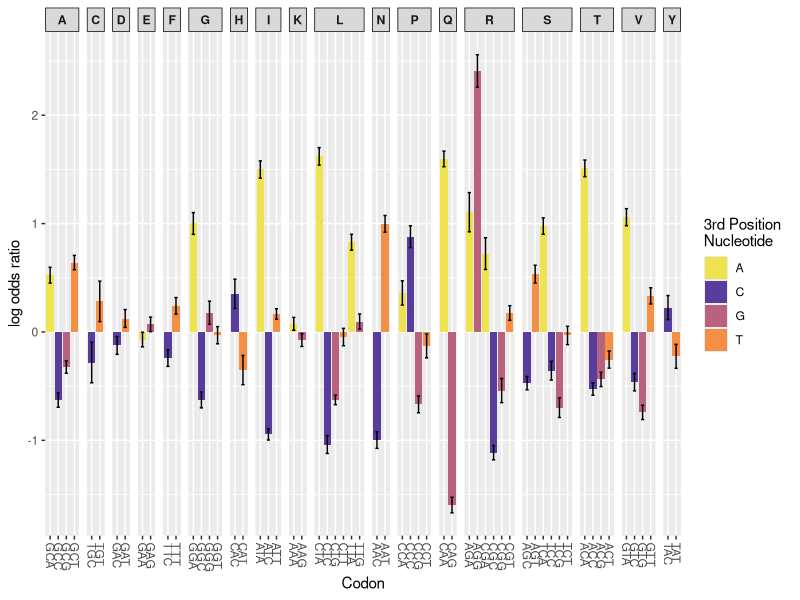

Generate this figure with R:

library(ggplot2)

#read in VedIO

data = read.csv("log_odds_results.csv", h = TRUE)

pdf("figure1.pdf", width = 10, height = 5)
fig1 = ggplot(data, aes(x = Codon, y = Log_Odds)) + 
	geom_col(aes(fill = Last_base)) +
	scale_fill_manual(values = c("#EFE350FF", "#593D9CFF", "#B8627DFF", "#F68F46FF")) + 
	geom_errorbar(aes(ymin = Log_Odds - Std_Error, ymax = Log_Odds + Std_Error, width = 0.4), colour = "black") + 
	facet_grid(~Amino_acid, scales = "free_x", space = "free_x") + 
	scale_x_discrete(guide = guide_axis(angle = -90)) + 
	labs(x = "Codon", y = "log odds ratio", fill = "3rd Position \nNucleotide") + 
	theme(strip.text.x = element_text(face = "bold"), strip.background = element_rect(color = "black")) 
print(fig1)
dev.off()


#plot VedIO by codon, coloured based on 3rd position nucleotide